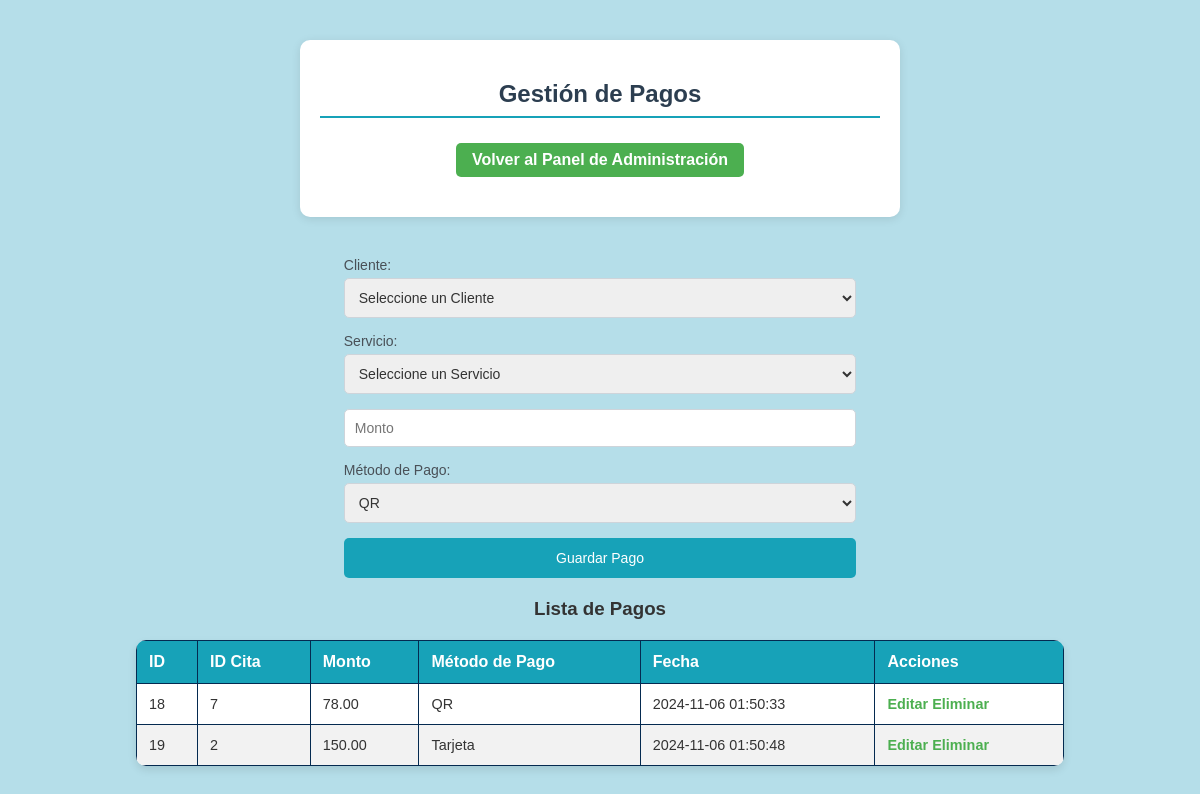
The page /pagos.php on the database as committed earlier.
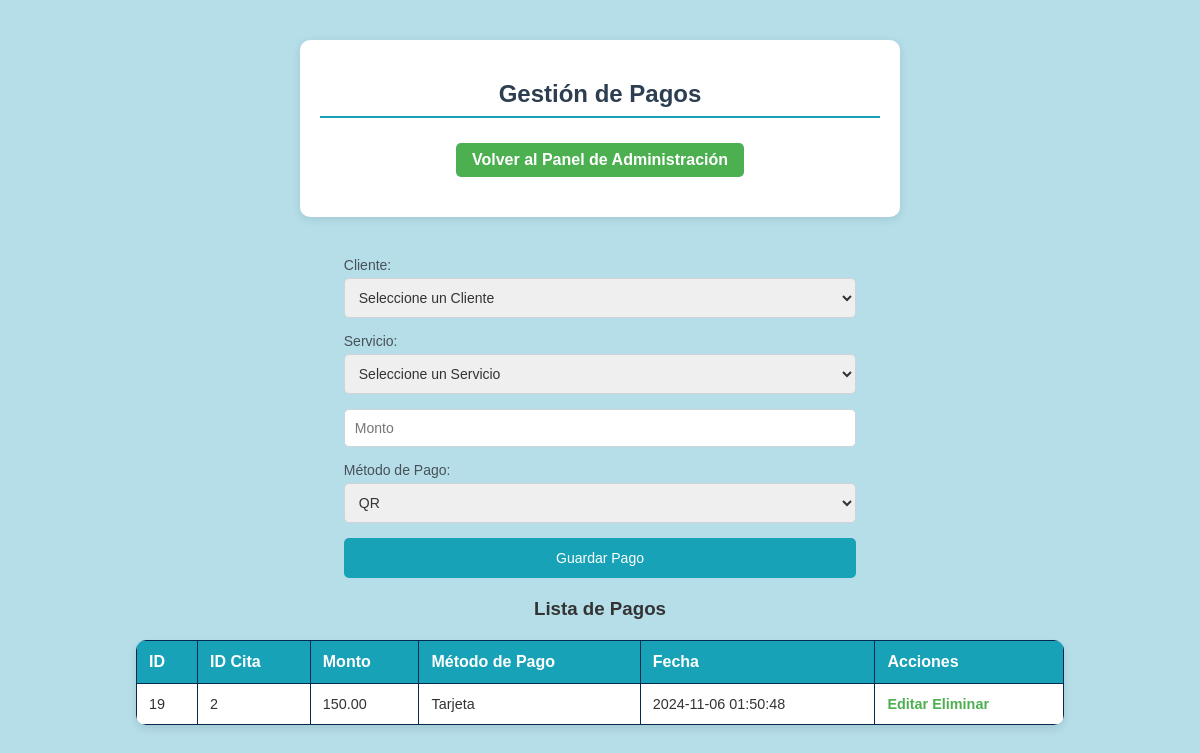
The same page on the database as committed later.
### tables this page shows
CREATE TABLE `pago` (
  `cita_id` int(10) DEFAULT NULL,
  `id_pao` int(10) NOT NULL,
  `monto` decimal(10,2) NOT NULL,
  `fecha` datetime DEFAULT current_timestamp(),
  `metodo_de_pao` varchar(50) NOT NULL,
  `cia_id_cia` int(10) DEFAULT NULL,
  `servicio_id` int(11) DEFAULT NULL
);

### pagos.php (the view, shortened to what this page needs)
<?php
include 'connection.php';
$result = $conn->query("SELECT * FROM pago");
?>
<!DOCTYPE html>
<html lang="es">
<head>
    <link rel="stylesheet" href="css/estilo.css">
</head>
<body style='background-color: #b5dee9;'>
<div class="form-container">
    <h2>Gestión de Pagos</h2>
    <a href="admin_dashboard.php" class="btn">Volver al Panel de Administración</a>
</div>
<form method="POST">
    <label for="cita_id">Cliente:</label>
    <select name="cita_id" id="cita_id" required onchange="updateMonto();">
        <option value="">Seleccione un Cliente</option>
    </select>
    <label for="servicio">Servicio:</label>
    <select name="servicio" id="servicio" required onchange="updateMonto();">
        <option value="">Seleccione un Servicio</option>
    </select>
    <input type="number" name="monto" id="monto" placeholder="Monto" required readonly>
    <label for="metodo_pago">Método de Pago:</label>
    <select name="metodo_pago" id="metodo_pago" required>
        <option value="QR">QR</option>
    </select>
    <button type="submit">Guardar Pago</button>
</form>
<h3>Lista de Pagos</h3>
<table>
    <thead>
        <tr>
            <th>ID</th>
            <th>ID Cita</th>
            <th>Monto</th>
            <th>Método de Pago</th>
            <th>Fecha</th>
            <th>Acciones</th>
        </tr>
    </thead>
    <tbody>
        <?php while ($row = $result->fetch_assoc()): ?>
            <tr>
                <td><?php echo $row['id_pao']; ?></td>
                <td><?php echo $row['cia_id_cia']; ?></td>
                <td><?php echo $row['monto']; ?></td>
                <td><?php echo $row['metodo_de_pao']; ?></td>
                <td><?php echo $row['fecha']; ?></td>
                <td>
                    <a href="editar_pagos.php?id=<?php echo $row['id_pao']; ?>">Editar</a>
                    <a href="pagos.php?delete_id=<?php echo $row['id_pao']; ?>" onclick="return confirm('¿Estás seguro de que deseas eliminar este pago?');">Eliminar</a>
                </td>
            </tr>
        <?php endwhile; ?>
    </tbody>
</table>
</body>
</html>

Rows that differ between the two databases and show on the page:
removed pago: id_pao "18", cia_id_cia "7", monto "78.00", metodo_de_pao "QR", fecha "2024-11-06 01:50:33"
